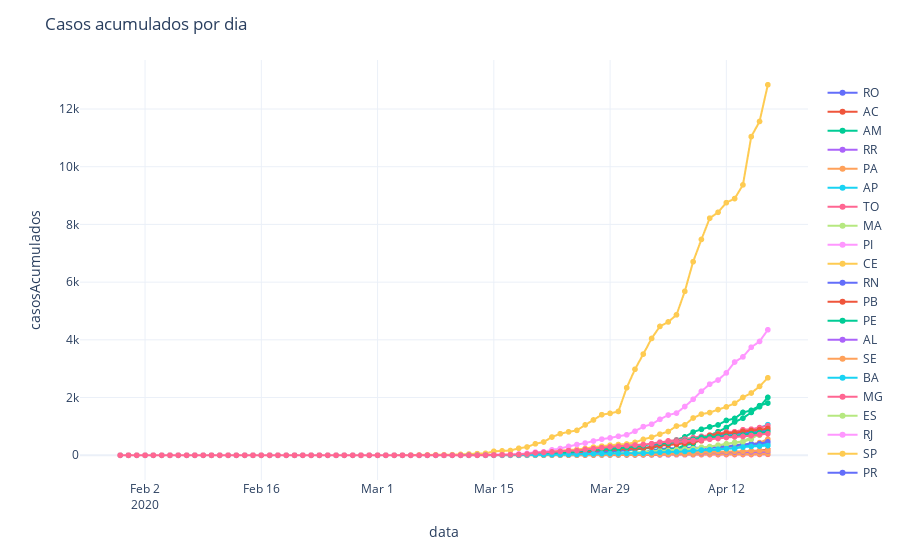

This figure's notebook cell:
### Code cell
fig = px.line(dados, x='data', y='casosAcumulados',color="sigla",line_group="sigla", hover_name="sigla" , text='obitosAcumulados')
fig.update_layout(title='Casos acumulados por dia',legend_title='<b> </b>',
                   
                   showlegend=True, template="plotly_white",direction='clockwise',)
fig.show()
plotly.offline.plot(fig, filename='HTML/CasosAcumuladoEstadosDia.html', auto_open=False)
